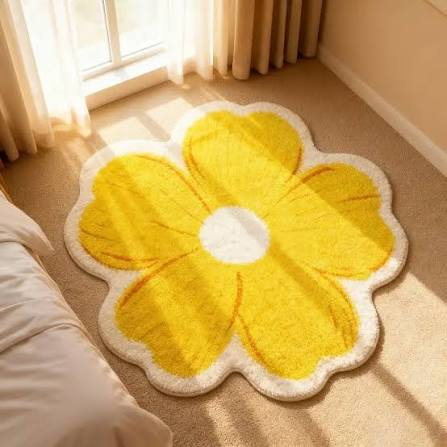
#> input picture asset-references/furniture/reference images/carpets/flower_carpet.jpg, 447 x 447 px
$ python pixelate.py 'asset-references/furniture/reference images/carpets/flower_carpet.jpg'
#> lines starting #> are read from the running program, lines starting #| are printed output that depends on the picture
#!/usr/bin/env python3
"""
pixelate.py - turn any image into a palette-locked pixel-art sprite.

Pipeline: (remove background) -> crop -> downscale -> build/lock palette
          -> snap colors -> hard alpha -> (outline) -> save + preview

Usage examples:
  python pixelate.py chair.png --width 48
  python pixelate.py assets/ -o sprites/ --width 64 --colors 24 --remove-bg
  python pixelate.py assets/ -o sprites/ --palette my_palette.hex --outline "#1b1b2f"

Requires: pip install pillow
"""
import argparse
import sys
from pathlib import Path

from PIL import Image, ImageDraw

METHODS = {
    "box": Image.Resampling.BOX,          # area average: best for AI "fake pixel" art
    "lanczos": Image.Resampling.LANCZOS,  # sharper, good for clean high-res art
    "nearest": Image.Resampling.NEAREST,  # blocky; best if source is already pixel art
}
EXTS = {".png", ".jpg", ".jpeg", ".webp", ".bmp"}


def parse_hex(s):
    s = s.strip().lstrip("#")
    return tuple(int(s[i:i + 2], 16) for i in (0, 2, 4))


def load_hex_palette(path):
    """Lospec-style .hex file: one RRGGBB color per line."""
    colors = []
    for tok in Path(path).read_text().split():
        try:
            if len(tok.lstrip("#")) == 6:
                colors.append(parse_hex(tok))
        except ValueError:
            pass
    if not colors:
        sys.exit(f"No valid colors found in {path}")
    return colors[:256]


def remove_background(im, tol):
    """Flood-fill from the four corners, making similar-colored pixels transparent."""
    im = im.copy()
    w, h = im.size
    for xy in [(0, 0), (w - 1, 0), (0, h - 1), (w - 1, h - 1)]:
        if im.getpixel(xy)[3] > 0:
            ImageDraw.floodfill(im, xy, (0, 0, 0, 0), thresh=tol)
    return im


def prepare(path, args):
    """Load, remove bg, crop to content, downscale."""
    im = Image.open(path).convert("RGBA")
    if args.remove_bg:
        im = remove_background(im, args.bg_tol)
    bbox = im.getchannel("A").getbbox()
    if bbox:
        im = im.crop(bbox)
    w, h = im.size
    if args.height:
        nh, nw = args.height, max(1, round(w * args.height / h))
    else:
        nw, nh = args.width, max(1, round(h * args.width / w))
    # Pillow premultiplies alpha when resizing RGBA, so edges don't bleed black
    return im.resize((nw, nh), METHODS[args.method])


def opaque_pixels(im, alpha_cut):
    return [p[:3] for p in im.getdata() if p[3] >= alpha_cut]


def build_palette(images, ncolors, alpha_cut):
    """Median-cut palette from the opaque pixels of ALL images (shared look)."""
    pixels = []
    for im in images:
        pixels.extend(opaque_pixels(im, alpha_cut))
    if not pixels:
        sys.exit("No opaque pixels found - is the image empty or fully removed?")
    strip = Image.new("RGB", (len(pixels), 1))
    strip.putdata(pixels)
    q = strip.quantize(colors=ncolors, method=Image.Quantize.MEDIANCUT,
                       dither=Image.Dither.NONE)
    pal = q.getpalette()
    return [tuple(pal[i * 3:i * 3 + 3]) for _, i in sorted(q.getcolors(), key=lambda c: c[1])]


def palette_image(colors):
    # Pad by repeating the last color, NOT zeros (zeros = black would attract pixels)
    padded = list(colors) + [colors[-1]] * (256 - len(colors))
    p = Image.new("P", (1, 1))
    p.putpalette([c for rgb in padded for c in rgb])
    return p


def snap(im, pal_img, alpha_cut):
    """Snap every pixel to the palette; make alpha fully on/off (no soft edges)."""
    alpha = im.getchannel("A").point(lambda a: 255 if a >= alpha_cut else 0)
    q = im.convert("RGB").quantize(palette=pal_img, dither=Image.Dither.NONE)
    out = q.convert("RGBA")
    out.putalpha(alpha)
    return out


def add_outline(im, color):
    """1px outline around the opaque shape (adds one extra color)."""
    w, h = im.size
    out = Image.new("RGBA", (w + 2, h + 2), (0, 0, 0, 0))
    out.paste(im, (1, 1))
    src = out.copy()
    sp, op = src.load(), out.load()
    for y in range(h + 2):
        for x in range(w + 2):
            if sp[x, y][3] == 0:
                for dx, dy in ((1, 0), (-1, 0), (0, 1), (0, -1)):
                    nx, ny = x + dx, y + dy
                    if 0 <= nx < w + 2 and 0 <= ny < h + 2 and sp[nx, ny][3] > 0:
                        op[x, y] = (*color, 255)
                        break
    return out


def collect(inputs):
    files = []
    for item in inputs:
        p = Path(item)
        if p.is_dir():
            files += sorted(f for f in p.iterdir() if f.suffix.lower() in EXTS)
        elif p.is_file():
            files.append(p)
        else:
            print(f"skipping (not found): {item}")
    return files


def main():
    ap = argparse.ArgumentParser(description="Image -> palette-locked pixel sprite")
    ap.add_argument("inputs", nargs="+", help="image files and/or folders")
    ap.add_argument("-o", "--out", default="pixel_out", help="output folder")
    ap.add_argument("--width", type=int, default=64, help="sprite width in pixels")
    ap.add_argument("--height", type=int, help="sprite height in pixels (overrides width)")
    ap.add_argument("--colors", type=int, default=24, help="palette size if auto-built")
    ap.add_argument("--palette", help=".hex palette file to lock to (e.g. from Lospec)")
    ap.add_argument("--method", choices=METHODS, default="box", help="downscale method")
    ap.add_argument("--remove-bg", action="store_true", help="flood-remove corner background")
    ap.add_argument("--bg-tol", type=int, default=40, help="background color tolerance")
    ap.add_argument("--alpha-cut", type=int, default=128, help="alpha threshold 0-255")
    ap.add_argument("--outline", help='outline color, e.g. "#1b1b2f"')
    ap.add_argument("--preview", type=int, default=8, help="also save Nx upscaled preview (0=off)")
    args = ap.parse_args()

    files = collect(args.inputs)
    if not files:
        sys.exit("No input images found.")
    out_dir = Path(args.out)
    out_dir.mkdir(parents=True, exist_ok=True)

    sprites = [prepare(f, args) for f in files]
#> in prepare, `bbox = im.getchannel("A").getbbox()`: bbox = (0, 0, 447, 447)
#> in prepare, `return im.resize((nw, nh), METHODS[args.method])`:
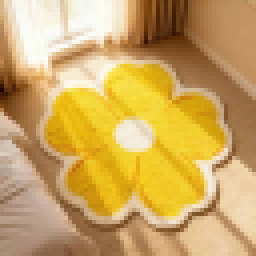
#> returned value: PIL image 64x64 RGBA (shown 4 times larger); mean R, G, B, A 204, 167.3, 98.9, 255
#> sprites = 1 item

    if args.palette:
        colors = load_hex_palette(args.palette)
    else:
        colors = build_palette(sprites, args.colors, args.alpha_cut)
#> the loop in build_palette, `for im in images:` made 1 pass
#> after the loop in build_palette, `for im in images:`: pixels = 4096 items, first 6: (215, 182, 141), (238, 216, 191), (230, 217, 195), (248, 241, 230), (248, 248, 239), (249, 246, 238)
#> in build_palette, `pal = q.getpalette()`: pal = 72 values, max 250 at index 0, min 23 at index 71, mean 163.7
#> colors = 24 items, first 6: (250, 250, 242), (248, 243, 230), (244, 234, 212), (245, 225, 160), (237, 214, 180), (240, 211, 141)
        (out_dir / "palette.hex").write_text("\n".join("%02x%02x%02x" % c for c in colors) + "\n")
    pal_img = palette_image(colors)
#> in palette_image, `padded = list(colors) + [colors[-1]] * (256 - len(colors))`: padded = 256 items, first 6: (250, 250, 242), (248, 243, 230), (244, 234, 212), (245, 225, 160), (237, 214, 180), (240, 211, 141)

    outline = parse_hex(args.outline) if args.outline else None
    for f, sprite in zip(files, sprites):
        result = snap(sprite, pal_img, args.alpha_cut)
        if outline:
            result = add_outline(result, outline)
        result.save(out_dir / f"{f.stem}.png")
        if args.preview > 0:
            big = result.resize((result.width * args.preview, result.height * args.preview),
                                Image.Resampling.NEAREST)
            big.save(out_dir / f"{f.stem}_x{args.preview}.png")
        print(f"{f.name} -> {result.width}x{result.height}px, {len(colors)} colors")
#> this loop made 1 pass
#| flower_carpet.jpg -> 64x64px, 24 colors
#> pass 1, in snap, `q = im.convert("RGB").quantize(palette=pal_img, dither=Image.Dither.NO..`:
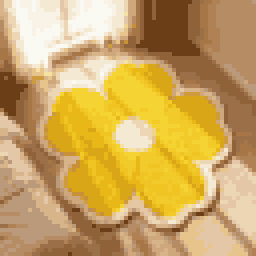
#> q: PIL image 64x64 P (shown 4 times larger); mean R, G, B 203.4, 166.8, 98.3
#> pass 1, in main, `big = result.resize((result.width * args.preview, result.height * args..`:
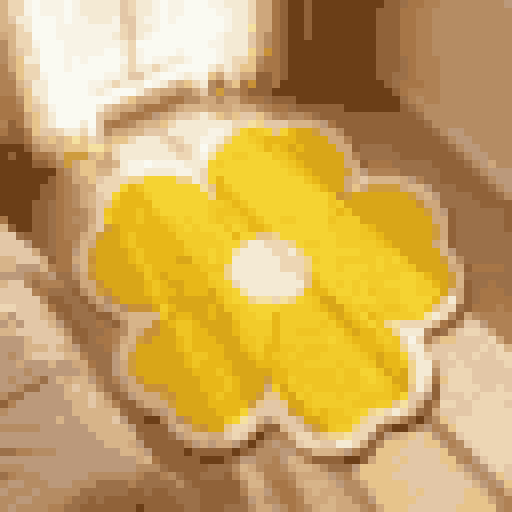
#> big: PIL image 512x512 RGBA; mean R, G, B, A 203.4, 166.8, 98.3, 255

    print(f"Done. Output in {out_dir}/ (palette.hex saved for reuse)" if not args.palette
          else f"Done. Output in {out_dir}/")


if __name__ == "__main__":
    main()
